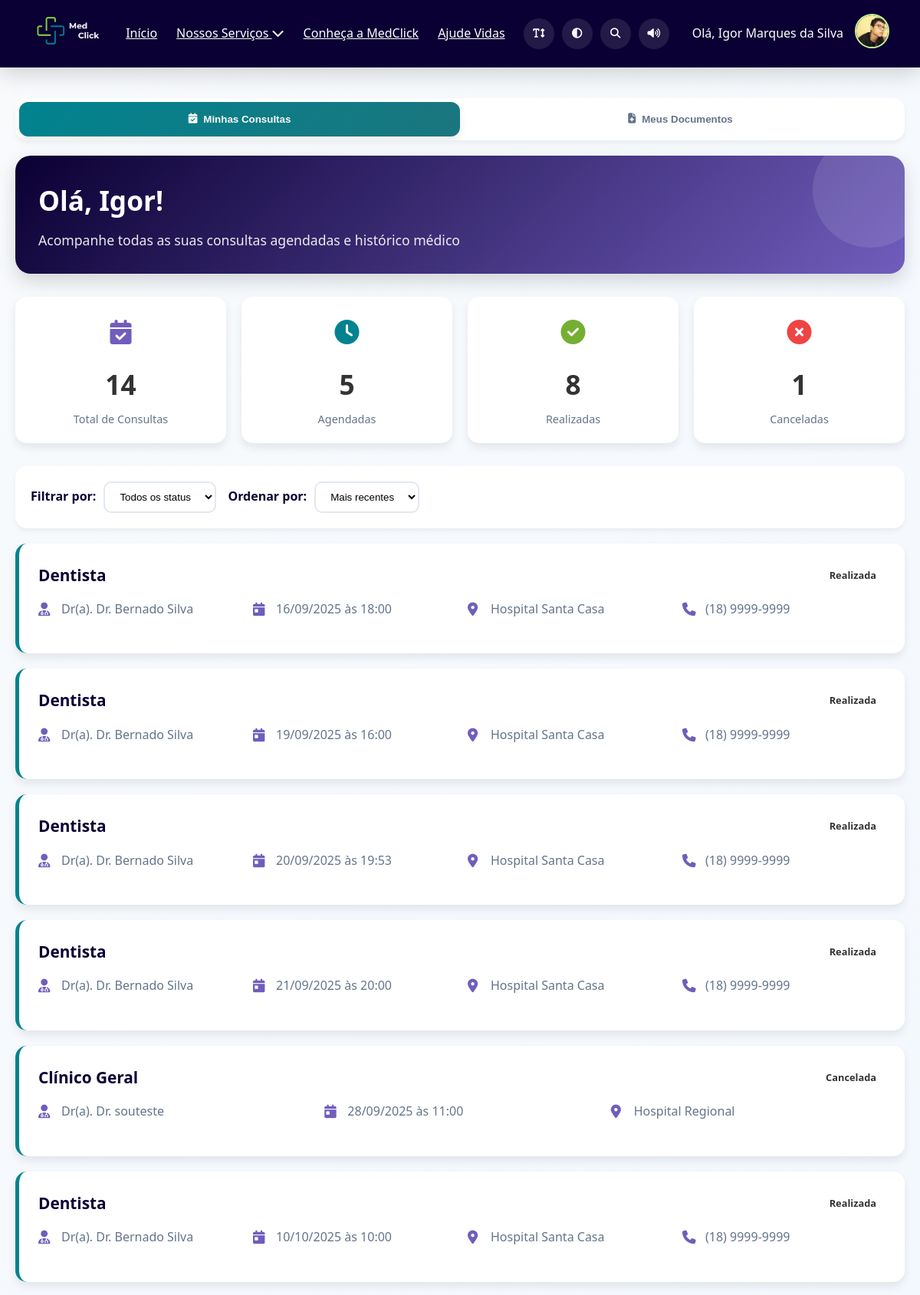
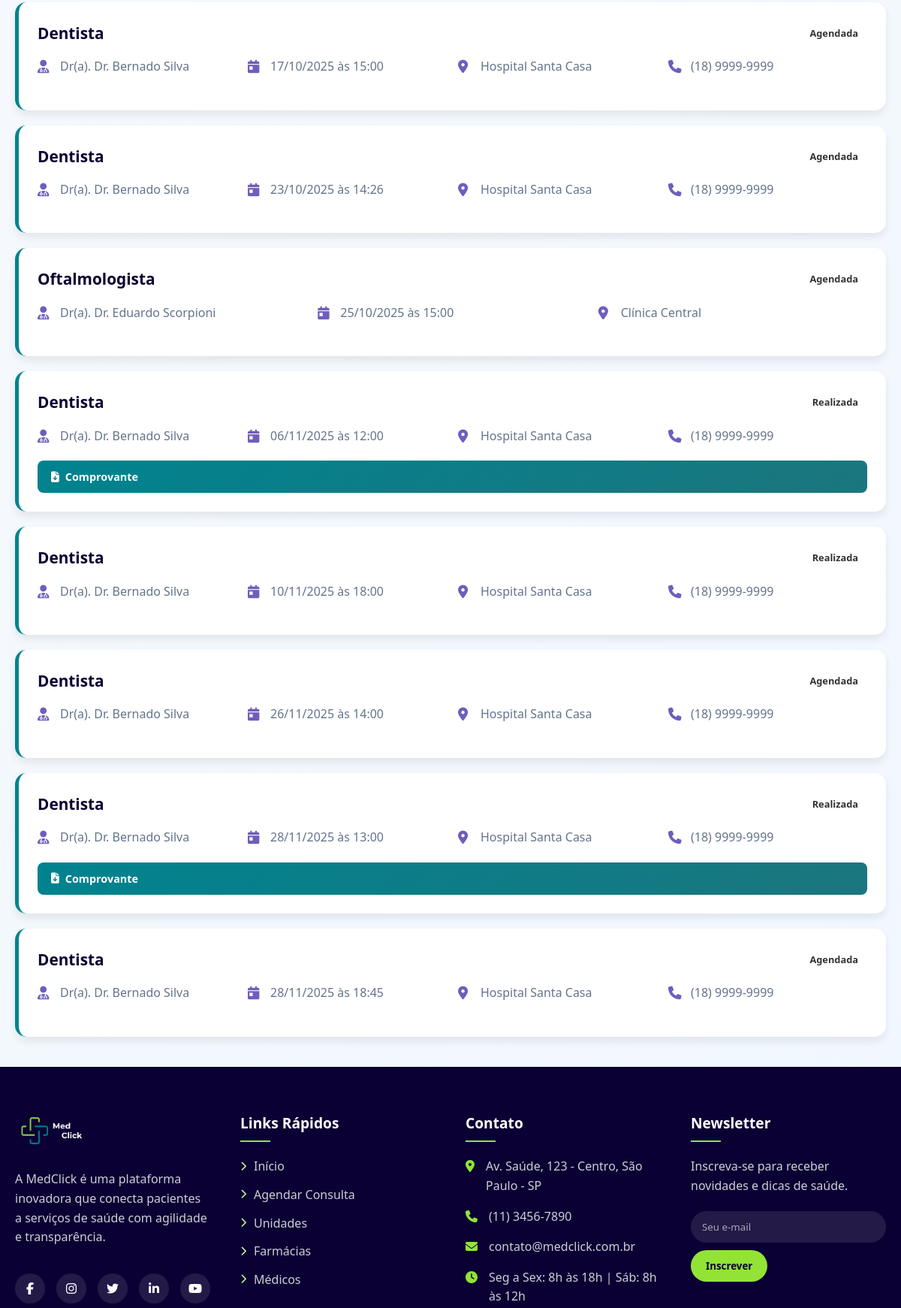
The page /TCC/TCC/TCC_MedClick/minha_consulta.php (signed in, upper part) on the database its author committed (2 pictures, top to bottom).
### tables this page shows
CREATE TABLE IF NOT EXISTS `pacientes` (
  `id` int(11) NOT NULL AUTO_INCREMENT,
  `nome` varchar(100) NOT NULL,
  `cpf` varchar(14) NOT NULL,
  `email` varchar(100) NOT NULL,
  `endereco` varchar(255) NOT NULL,
  `data_nascimento` date NOT NULL,
  `sexo` varchar(10) NOT NULL,
  `telefone` varchar(20) NOT NULL,
  `possui_deficiencia` enum('Sim','Não') NOT NULL,
  `deficiencia` text,
  `senha` varchar(255) NOT NULL,
  `imagem` varchar(55) NOT NULL,
  `imagem_base6` varchar(60) NOT NULL,
  PRIMARY KEY (`id`),
  UNIQUE KEY `cpf` (`cpf`),
  UNIQUE KEY `cpf_2` (`cpf`),
  UNIQUE KEY `email` (`email`)
);

CREATE TABLE IF NOT EXISTS `consultas` (
  `id_consulta` int(11) NOT NULL AUTO_INCREMENT,
  `status` varchar(20) NOT NULL DEFAULT 'Agendada',
  `paciente_id` int(11) DEFAULT NULL,
  `nome_paciente_manual` varchar(255) DEFAULT NULL,
  `medico_id` int(11) DEFAULT NULL,
  `agenda_id` int(11) DEFAULT NULL,
  `codigo_confirmacao` varchar(20) DEFAULT NULL,
  `especialidade_id` int(11) NOT NULL,
  `data` date DEFAULT NULL,
  `hora` time DEFAULT NULL,
  PRIMARY KEY (`id_consulta`),
  KEY `paciente_id` (`paciente_id`),
  KEY `medico_id` (`medico_id`),
  KEY `agenda_id` (`agenda_id`),
  KEY `fk_consulta_especialidade` (`especialidade_id`)
);

CREATE TABLE IF NOT EXISTS `especialidades` (
  `id` int(11) NOT NULL AUTO_INCREMENT,
  `nome` varchar(100) DEFAULT NULL,
  PRIMARY KEY (`id`)
);

CREATE TABLE IF NOT EXISTS `medicos` (
  `id` int(11) NOT NULL AUTO_INCREMENT,
  `nome` varchar(100) NOT NULL,
  `crm` varchar(20) NOT NULL,
  `especialidade_id` int(11) NOT NULL,
  `imagem` varchar(255) DEFAULT NULL,
  `senha` varchar(255) NOT NULL,
  `email` varchar(150) DEFAULT NULL,
  `telefone` varchar(14) DEFAULT NULL,
  `local_consulta_id` int(11) DEFAULT NULL,
  `criado_em` timestamp NOT NULL DEFAULT CURRENT_TIMESTAMP,
  PRIMARY KEY (`id`),
  UNIQUE KEY `crm` (`crm`),
  KEY `especialidade_id` (`especialidade_id`),
  KEY `local_consulta_id` (`local_consulta_id`)
);

CREATE TABLE IF NOT EXISTS `locais_consulta` (
  `id` int(11) NOT NULL AUTO_INCREMENT,
  `nome` varchar(255) NOT NULL,
  `endereco` varchar(255) DEFAULT NULL,
  `cidade` varchar(100) DEFAULT NULL,
  `estado` varchar(50) DEFAULT NULL,
  PRIMARY KEY (`id`)
);

### TCC/TCC/TCC_MedClick/minha_consulta.php (the view, shortened to what this page needs)
<?php
require 'conexao.php';
$stmt = $pdo->prepare("SELECT id, nome FROM pacientes WHERE email = ?");
$stmt->execute(array($_SESSION['email']));
$pac = $stmt->fetch(PDO::FETCH_ASSOC);
$idPac = (int) $pac['id'];
$nomePaciente = $pac['nome'];
$sql = "
SELECT c.id_consulta,
       c.codigo_confirmacao,
       c.status,
       e.nome AS especialidade,
       m.nome AS medico,
       COALESCE(a.data, c.data) AS data,
       COALESCE(a.hora, c.hora) AS hora,
       l.nome AS local,
       m.telefone AS telefone_medico,
       d.id AS doc_id,
       d.tipo AS doc_tipo,
       d.arquivo AS doc_arquivo
FROM consultas c
JOIN especialidades e ON c.especialidade_id = e.id
JOIN medicos m ON c.medico_id = m.id
LEFT JOIN agenda a ON c.agenda_id = a.id
LEFT JOIN locais_consulta l ON m.local_consulta_id = l.id
LEFT JOIN documentos d ON d.consulta_id = c.id_consulta AND d.paciente_id = c.paciente_id
WHERE c.paciente_id = ?
ORDER BY COALESCE(a.data, c.data) DESC, COALESCE(a.hora, c.hora) DESC
";
$stmt = $pdo->prepare($sql);
$stmt->execute(array($idPac));
$consultas = $stmt->fetchAll(PDO::FETCH_ASSOC);
$contagemStatus = array(
    'agendada' => 0,
    'realizada' => 0,
    'cancelada' => 0,
    'total' => count($consultas)
);
foreach ($consultas as $c) {
    $statusKey = strtolower($c['status']);
    if (isset($contagemStatus[$statusKey])) {
        $contagemStatus[$statusKey]++;
    }
}
?>
<!DOCTYPE html>
<html lang="pt-BR">
<head>
    <link rel="stylesheet" href="https://cdnjs.cloudflare.com/ajax/libs/font-awesome/6.7.2/css/all.min.css" />
</head>
<body>
<?php include 'header.php'; ?>
<div class="main-container">
    <div class="tabs-navigation">
        <button class="tab-button active" data-tab="consultas">
            <i class="fas fa-calendar-check"></i> Minhas Consultas
        </button>
        <button class="tab-button" data-tab="documentos">
            <i class="fas fa-file-medical"></i> Meus Documentos
        </button>
    </div>
    <div class="tab-content active" id="consultas-tab">
        <section class="header-section">
            <div class="welcome-message">
                <h1>Olá, <?php echo htmlspecialchars(explode(' ', $nomePaciente)[0]); ?>!</h1>
                <p>Acompanhe todas as suas consultas agendadas e histórico médico</p>
            </div>
        </section>
        <div class="stats-grid">
            <div class="stat-card stat-total">
                <div class="stat-icon">
                    <i class="fas fa-calendar-check"></i>
                </div>
                <div class="stat-number"><?php echo $contagemStatus['total']; ?></div>
                <div class="stat-label">Total de Consultas</div>
            </div>
            <div class="stat-card stat-agendada">
                <div class="stat-icon">
                    <i class="fas fa-clock"></i>
                </div>
                <div class="stat-number"><?php echo $contagemStatus['agendada']; ?></div>
                <div class="stat-label">Agendadas</div>
            </div>
            <div class="stat-card stat-realizada">
                <div class="stat-icon">
                    <i class="fas fa-check-circle"></i>
                </div>
                <div class="stat-number"><?php echo $contagemStatus['realizada']; ?></div>
                <div class="stat-label">Realizadas</div>
            </div>
            <div class="stat-card stat-cancelada">
                <div class="stat-icon">
                    <i class="fas fa-times-circle"></i>
                </div>
                <div class="stat-number"><?php echo $contagemStatus['cancelada']; ?></div>
                <div class="stat-label">Canceladas</div>
            </div>
        </div>
        <div class="filters-section">
            <div class="filter-group">
                <span class="filter-label">Filtrar por:</span>
                <select class="filter-select" id="filter-status">
                    <option value="all">Todos os status</option>
                </select>
            </div>
            <div class="filter-group">
                <span class="filter-label">Ordenar por:</span>
                <select class="filter-select" id="filter-sort">
                    <option value="recent">Mais recentes</option>
                </select>
            </div>
        </div>
        <div class="consultas-list" id="consultas-list">
            <?php if (count($consultas) > 0): ?>
                <?php foreach ($consultas as $c):
                    $dataFormatada = date('d/m/Y', strtotime($c['data']));
                    $horaFormatada = date('H:i', strtotime($c['hora']));
                    $statusClass = 'status-' . $c['status'];
                    $statusText = ucfirst($c['status']);
                ?>
                    <div class="consulta-card" data-status="<?php echo $c['status']; ?>" data-specialty="<?php echo htmlspecialchars($c['especialidade']); ?>" data-date="<?php echo $c['data']; ?>">
                        <div class="consulta-header">
                            <h3 class="consulta-title"><?php echo htmlspecialchars($c['especialidade']); ?></h3>
                            <span class="consulta-status <?php echo $statusClass; ?>"><?php echo $statusText; ?></span>
                        </div>
                        <div class="consulta-details">
                            <div class="detail-item">
                                <i class="fas fa-user-md detail-icon"></i>
                                <span class="detail-content">Dr(a). <?php echo htmlspecialchars($c['medico']); ?></span>
                            </div>
                            <div class="detail-item">
                                <i class="fas fa-calendar-day detail-icon"></i>
                                <span class="detail-content"><?php echo $dataFormatada; ?> às <?php echo $horaFormatada; ?></span>
                            </div>
                            <div class="detail-item">
                                <i class="fas fa-map-marker-alt detail-icon"></i>
                                <span class="detail-content"><?php echo htmlspecialchars($c['local']); ?></span>
                            </div>
                            <?php if (!empty($c['telefone_medico'])): ?>
                            <div class="detail-item">
                                <i class="fas fa-phone detail-icon"></i>
                                <span class="detail-content"><?php echo htmlspecialchars($c['telefone_medico']); ?></span>
                            </div>
                            <?php endif; ?>
                        </div>
                            <?php if (!empty($c['doc_id'])): ?>
                                <a href="download_documento.php?id=<?= $c['doc_id'] ?>" class="action-btn btn-primary">
                                    <i class="fas fa-file-download"></i> Comprovante
                                </a>
                            <?php endif; ?>
                        </div>
                    </div>
                <?php endforeach; ?>
            <?php endif; ?>
</body>
<?php include"footer.php" ?>
</html>

### rows shown on the page
pacientes: nome "Igor"
consultas: especialidade.nome "Dentista", status "Agendada", medico.nome "Dr. Bernado Silva", dataFormatada "28/11/2025", horaFormatada "18:45", locais_consulta.nome "Hospital Santa Casa", medico.telefone "(18) 9999-9999"
consultas: especialidade.nome "Dentista", status "Realizada", medico.nome "Dr. Bernado Silva", dataFormatada "28/11/2025", horaFormatada "13:00", locais_consulta.nome "Hospital Santa Casa", medico.telefone "(18) 9999-9999"
consultas: especialidade.nome "Dentista", status "Agendada", medico.nome "Dr. Bernado Silva", dataFormatada "26/11/2025", horaFormatada "14:00", locais_consulta.nome "Hospital Santa Casa", medico.telefone "(18) 9999-9999"
consultas: especialidade.nome "Dentista", status "Realizada", medico.nome "Dr. Bernado Silva", dataFormatada "10/11/2025", horaFormatada "18:00", locais_consulta.nome "Hospital Santa Casa", medico.telefone "(18) 9999-9999"
consultas: especialidade.nome "Dentista", status "Realizada", medico.nome "Dr. Bernado Silva", dataFormatada "06/11/2025", horaFormatada "12:00", locais_consulta.nome "Hospital Santa Casa", medico.telefone "(18) 9999-9999"
consultas: especialidade.nome "Oftalmologista", status "Agendada", medico.nome "Dr. Eduardo Scorpioni", dataFormatada "25/10/2025", horaFormatada "15:00", locais_consulta.nome "Clínica Central"
consultas: especialidade.nome "Dentista", status "Agendada", medico.nome "Dr. Bernado Silva", dataFormatada "23/10/2025", horaFormatada "14:26", locais_consulta.nome "Hospital Santa Casa", medico.telefone "(18) 9999-9999"
consultas: especialidade.nome "Dentista", status "Agendada", medico.nome "Dr. Bernado Silva", dataFormatada "17/10/2025", horaFormatada "15:00", locais_consulta.nome "Hospital Santa Casa", medico.telefone "(18) 9999-9999"
consultas: especialidade.nome "Dentista", status "Realizada", medico.nome "Dr. Bernado Silva", dataFormatada "10/10/2025", horaFormatada "10:00", locais_consulta.nome "Hospital Santa Casa", medico.telefone "(18) 9999-9999"
consultas: especialidade.nome "Clínico Geral", status "Cancelada", medico.nome "Dr. souteste", dataFormatada "28/09/2025", horaFormatada "11:00", locais_consulta.nome "Hospital Regional"
consultas: especialidade.nome "Dentista", status "Realizada", medico.nome "Dr. Bernado Silva", dataFormatada "21/09/2025", horaFormatada "20:00", locais_consulta.nome "Hospital Santa Casa", medico.telefone "(18) 9999-9999"
consultas: especialidade.nome "Dentista", status "Realizada", medico.nome "Dr. Bernado Silva", dataFormatada "20/09/2025", horaFormatada "19:53", locais_consulta.nome "Hospital Santa Casa", medico.telefone "(18) 9999-9999"
consultas: especialidade.nome "Dentista", status "Realizada", medico.nome "Dr. Bernado Silva", dataFormatada "19/09/2025", horaFormatada "16:00", locais_consulta.nome "Hospital Santa Casa", medico.telefone "(18) 9999-9999"
consultas: especialidade.nome "Dentista", status "Realizada", medico.nome "Dr. Bernado Silva", dataFormatada "16/09/2025", horaFormatada "18:00", locais_consulta.nome "Hospital Santa Casa", medico.telefone "(18) 9999-9999"

### other values the page prints
$_SESSION['usuario'] "Igor Marques da Silva"
$contagemStatus['total'] "14"
$contagemStatus['agendada'] "5"
$contagemStatus['realizada'] "8"
$contagemStatus['cancelada'] "1"
